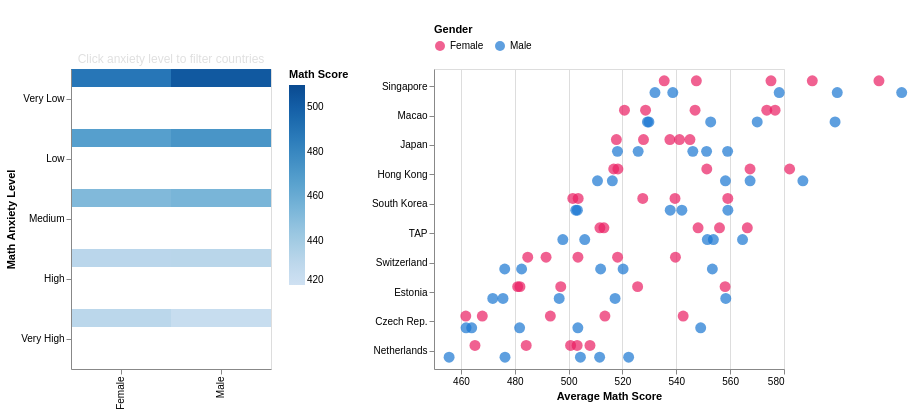

Here is the notebook cell this chart was saved with:
### Markdown cell above
## Viz 2: Math Anxiety's Impact on Achievement by Gender (PISA)

**Research Question:** How does math anxiety correlate with achievement across countries and gender?

- **Left Chart (Driver):** Heat map of Anxiety Level x Gender
- **Right Chart (Driven):** Top 10 countries by Gender, filtered by selected anxiety level

### Code cell
pisa_v2 = pisa_df[(pisa_df["ANXMAT"].notna()) &
                   (pisa_df["PV1MATH"].notna()) &
                   (pisa_df["ST004D01T"].isin([1, 2]))].copy()
pisa_v2["Gender"] = pisa_v2["ST004D01T"].map({1: "Female", 2: "Male"})
pisa_v2["Anxiety_Level"] = pd.qcut(pisa_v2["ANXMAT"], 5,
    labels=["Very Low", "Low", "Medium", "High", "Very High"])

heatmap_data = pisa_v2.groupby(["Anxiety_Level", "Gender"]).agg(
    Mean_Math=("PV1MATH", "mean"),
    Count=("PV1MATH", "count")
).reset_index()

country_names = {
    "SGP": "Singapore", "MAC": "Macao", "TWN": "Taiwan", "HKG": "Hong Kong",
    "JPN": "Japan", "KOR": "South Korea", "EST": "Estonia", "CHE": "Switzerland",
    "CAN": "Canada", "NLD": "Netherlands", "IRL": "Ireland", "BEL": "Belgium",
    "DNK": "Denmark", "GBR": "UK", "POL": "Poland", "AUT": "Austria",
    "AUS": "Australia", "CZE": "Czech Rep.", "SVN": "Slovenia", "FIN": "Finland"
}

top_countries = pisa_v2.groupby("CNT")["PV1MATH"].mean().nlargest(10).index.tolist()
country_data = pisa_v2[pisa_v2["CNT"].isin(top_countries)].groupby(
    ["CNT", "Gender", "Anxiety_Level"]
).agg(Mean_Math=("PV1MATH", "mean"), Count=("PV1MATH", "count")).reset_index()
country_data["Country"] = country_data["CNT"].map(country_names).fillna(country_data["CNT"])

anxiety_order = ["Very Low", "Low", "Medium", "High", "Very High"]
anxiety_select = alt.selection_point(fields=["Anxiety_Level"], name="anxiety_select")

left_chart = alt.Chart(heatmap_data).mark_rect(cursor="pointer").encode(
    x=alt.X("Gender:N", title=None),
    y=alt.Y("Anxiety_Level:N", title="Math Anxiety Level", sort=anxiety_order),
    color=alt.Color("Mean_Math:Q",
                    scale=alt.Scale(scheme="blues", domain=[420, 510]),
                    legend=alt.Legend(title="Math Score")),
    opacity=alt.condition(anxiety_select, alt.value(1), alt.value(0.5)),
    tooltip=["Anxiety_Level:N", "Gender:N",
             alt.Tooltip("Mean_Math:Q", format=".1f", title="Avg Math Score"),
             alt.Tooltip("Count:Q", format=",d", title="Students")]
).add_params(anxiety_select).properties(
    name="view_1",
    title={"text": "Anxiety x Gender", "subtitle": "Click anxiety level to filter countries",
           "color": "#FFFFFF", "fontSize": 14, "subtitleColor": "#E0E0E0"},
    width=200, height=300
)

right_chart = alt.Chart(country_data).mark_point(
    filled=True, size=120
).encode(
    y=alt.Y("Country:N", title=None, sort=alt.EncodingSortField(field="Mean_Math", order="descending")),
    yOffset=alt.YOffset("Gender:N"),
    x=alt.X("Mean_Math:Q", title="Average Math Score", scale=alt.Scale(domain=[450, 580])),
    color=alt.Color("Gender:N",
                    scale=alt.Scale(domain=["Female", "Male"], range=["#E91E63", "#1976D2"]),
                    legend=alt.Legend(title="Gender", orient="top")),
    tooltip=["Country:N", "Gender:N", "Anxiety_Level:N",
             alt.Tooltip("Mean_Math:Q", format=".1f"),
             alt.Tooltip("Count:Q", format=",d", title="Students")]
).transform_filter(anxiety_select).properties(
    title={"text": "Top 10 Countries by Gender", "color": "#FFFFFF", "fontSize": 14},
    width=350, height=300
)

viz2 = alt.hconcat(left_chart, right_chart).resolve_scale(color="independent")
save_chart(viz2, "pisa_anxiety_performance_heatmap.json")
viz2

### Figure 1 — Vega-Lite specification as saved in the notebook (floating-point values rounded to 4 significant figures)
{"config": {"view": {"continuousWidth": 300, "continuousHeight": 300}}, "hconcat": [{"data": {"name": "data-aa7fa8aee344f4609c8587600415b970"}, "mark": {"type": "rect", "cursor": "pointer"}, "encoding": {"color": {"field": "Mean_Math", "legend": {"title": "Math Score"}, "scale": {"domain": [420, 510], "scheme": "blues"}, "type": "quantitative"}, "opacity": {"condition": {"param": "anxiety_select", "value": 1}, "value": 0.5}, "tooltip": [{"field": "Anxiety_Level", "type": "nominal"}, {"field": "Gender", "type": "nominal"}, {"field": "Mean_Math", "format": ".1f", "title": "Avg Math Score", "type": "quantitative"}, {"field": "Count", "format": ",d", "title": "Students", "type": "quantitative"}], "x": {"field": "Gender", "title": null, "type": "nominal"}, "y": {"field": "Anxiety_Level", "sort": ["Very Low", "Low", "Medium", "High", "Very High"], "title": "Math Anxiety Level", "type": "nominal"}}, "height": 300, "name": "view_1", "title": {"text": "Anxiety x Gender", "subtitle": "Click anxiety level to filter countries", "color": "#FFFFFF", "fontSize": 14, "subtitleColor": "#E0E0E0"}, "width": 200}, {"data": {"name": "data-84aab35d1f5c081d688ba5f63c82ef62"}, "mark": {"type": "point", "filled": true, "size": 120}, "encoding": {"color": {"field": "Gender", "legend": {"orient": "top", "title": "Gender"}, "scale": {"domain": ["Female", "Male"], "range": ["#E91E63", "#1976D2"]}, "type": "nominal"}, "tooltip": [{"field": "Country", "type": "nominal"}, {"field": "Gender", "type": "nominal"}, {"field": "Anxiety_Level", "type": "nominal"}, {"field": "Mean_Math", "format": ".1f", "type": "quantitative"}, {"field": "Count", "format": ",d", "title": "Students", "type": "quantitative"}], "x": {"field": "Mean_Math", "scale": {"domain": [450, 580]}, "title": "Average Math Score", "type": "quantitative"}, "y": {"field": "Country", "sort": {"field": "Mean_Math", "order": "descending"}, "title": null, "type": "nominal"}, "yOffset": {"field": "Gender", "type": "nominal"}}, "height": 300, "title": {"text": "Top 10 Countries by Gender", "color": "#FFFFFF", "fontSize": 14}, "transform": [{"filter": {"param": "anxiety_select"}}], "width": 350}], "params": [{"name": "anxiety_select", "select": {"type": "point", "fields": ["Anxiety_Level"]}, "views": ["view_1"]}], "resolve": {"scale": {"color": "independent"}}, "$schema": "https://vega.github.io/schema/vega-lite/v5.20.1.json", "datasets": {"data-aa7fa8aee344f4609c8587600415b970": [{"Anxiety_Level": "Very Low", "Gender": "Female", "Mean_Math": 488.3, "Count": 39068}, {"Anxiety_Level": "Very Low", "Gender": "Male", "Mean_Math": 502.7, "Count": 59377}, {"Anxiety_Level": "Low", "Gender": "Female", "Mean_Math": 467.0, "Count": 42125}, {"Anxiety_Level": "Low", "Gender": "Male", "Mean_Math": 472.5, "Count": 51059}, {"Anxiety_Level": "Medium", "Gender": "Female", "Mean_Math": 451.8, "Count": 48360}, {"Anxiety_Level": "Medium", "Gender": "Male", "Mean_Math": 454.4, "Count": 45461}, {"Anxiety_Level": "High", "Gender": "Female", "Mean_Math": 430.8, "Count": 53579}, {"Anxiety_Level": "High", "Gender": "Male", "Mean_Math": 431.0, "Count": 41841}, {"Anxiety_Level": "Very High", "Gender": "Female", "Mean_Math": 430.0, "Count": 59661}, {"Anxiety_Level": "Very High", "Gender": "Male", "Mean_Math": 424.2, "Count": 35194}], "data-84aab35d1f5c081d688ba5f63c82ef62": [{"CNT": "CHE", "Gender": "Female", "Anxiety_Level": "Very Low", "Mean_Math": 539.7, "Count": 603, "Country": "Switzerland"}, {"CNT": "CHE", "Gender": "Female", "Anxiety_Level": "Low", "Mean_Math": 518.2, "Count": 492, "Country": "Switzerland"}, {"CNT": "CHE", "Gender": "Female", "Anxiety_Level": "Medium", "Mean_Math": 503.5, "Count": 470, "Country": "Switzerland"}, {"CNT": "CHE", "Gender": "Female", "Anxiety_Level": "High", "Mean_Math": 491.6, "Count": 452, "Country": "Switzerland"}, {"CNT": "CHE", "Gender": "Female", "Anxiety_Level": "Very High", "Mean_Math": 484.8, "Count": 549, "Country": "Switzerland"}, {"CNT": "CHE", "Gender": "Male", "Anxiety_Level": "Very Low", "Mean_Math": 553.4, "Count": 1066, "Country": "Switzerland"}, {"CNT": "CHE", "Gender": "Male", "Anxiety_Level": "Low", "Mean_Math": 520.2, "Count": 575, "Country": "Switzerland"}, {"CNT": "CHE", "Gender": "Male", "Anxiety_Level": "Medium", "Mean_Math": 511.9, "Count": 448, "Country": "Switzerland"}, {"CNT": "CHE", "Gender": "Male", "Anxiety_Level": "High", "Mean_Math": 482.5, "Count": 302, "Country": "Switzerland"}, {"CNT": "CHE", "Gender": "Male", "Anxiety_Level": "Very High", "Mean_Math": 476.3, "Count": 218, "Country": "Switzerland"}, {"CNT": "CZE", "Gender": "Female", "Anxiety_Level": "Very Low", "Mean_Math": 542.5, "Count": 877, "Country": "Czech Rep."}, {"CNT": "CZE", "Gender": "Female", "Anxiety_Level": "Low", "Mean_Math": 513.5, "Count": 827, "Country": "Czech Rep."}, {"CNT": "CZE", "Gender": "Female", "Anxiety_Level": "Medium", "Mean_Math": 493.2, "Count": 819, "Country": "Czech Rep."}, {"CNT": "CZE", "Gender": "Female", "Anxiety_Level": "High", "Mean_Math": 467.9, "Count": 516, "Country": "Czech Rep."}, {"CNT": "CZE", "Gender": "Female", "Anxiety_Level": "Very High", "Mean_Math": 461.8, "Count": 780, "Country": "Czech Rep."}, {"CNT": "CZE", "Gender": "Male", "Anxiety_Level": "Very Low", "Mean_Math": 549.1, "Count": 1409, "Country": "Czech Rep."}, {"CNT": "CZE", "Gender": "Male", "Anxiety_Level": "Low", "Mean_Math": 503.4, "Count": 841, "Country": "Czech Rep."}, {"CNT": "CZE", "Gender": "Male", "Anxiety_Level": "Medium", "Mean_Math": 481.8, "Count": 680, "Country": "Czech Rep."}, {"CNT": "CZE", "Gender": "Male", "Anxiety_Level": "High", "Mean_Math": 461.9, "Count": 382, "Country": "Czech Rep."}, {"CNT": "CZE", "Gender": "Male", "Anxiety_Level": "Very High", "Mean_Math": 464.0, "Count": 436, "Country": "Czech Rep."}, {"CNT": "EST", "Gender": "Female", "Anxiety_Level": "Very Low", "Mean_Math": 558.1, "Count": 673, "Country": "Estonia"}, {"CNT": "EST", "Gender": "Female", "Anxiety_Level": "Low", "Mean_Math": 525.6, "Count": 605, "Country": "Estonia"}, {"CNT": "EST", "Gender": "Female", "Anxiety_Level": "Medium", "Mean_Math": 497.1, "Count": 572, "Country": "Estonia"}, {"CNT": "EST", "Gender": "Female", "Anxiety_Level": "High", "Mean_Math": 481.1, "Count": 486, "Country": "Estonia"}, {"CNT": "EST", "Gender": "Female", "Anxiety_Level": "Very High", "Mean_Math": 481.9, "Count": 651, "Country": "Estonia"}, {"CNT": "EST", "Gender": "Male", "Anxiety_Level": "Very Low", "Mean_Math": 558.4, "Count": 1058, "Country": "Estonia"}, {"CNT": "EST", "Gender": "Male", "Anxiety_Level": "Low", "Mean_Math": 517.3, "Count": 785, "Country": "Estonia"}, {"CNT": "EST", "Gender": "Male", "Anxiety_Level": "Medium", "Mean_Math": 496.5, "Count": 527, "Country": "Estonia"}, {"CNT": "EST", "Gender": "Male", "Anxiety_Level": "High", "Mean_Math": 475.6, "Count": 359, "Country": "Estonia"}, {"CNT": "EST", "Gender": "Male", "Anxiety_Level": "Very High", "Mean_Math": 471.8, "Count": 302, "Country": "Estonia"}, {"CNT": "HKG", "Gender": "Female", "Anxiety_Level": "Very Low", "Mean_Math": 582.1, "Count": 370, "Country": "Hong Kong"}, {"CNT": "HKG", "Gender": "Female", "Anxiety_Level": "Low", "Mean_Math": 567.4, "Count": 468, "Country": "Hong Kong"}, {"CNT": "HKG", "Gender": "Female", "Anxiety_Level": "Medium", "Mean_Math": 551.3, "Count": 554, "Country": "Hong Kong"}, {"CNT": "HKG", "Gender": "Female", "Anxiety_Level": "High", "Mean_Math": 516.8, "Count": 633, "Country": "Hong Kong"}, {"CNT": "HKG", "Gender": "Female", "Anxiety_Level": "Very High", "Mean_Math": 518.3, "Count": 673, "Country": "Hong Kong"}, {"CNT": "HKG", "Gender": "Male", "Anxiety_Level": "Very Low", "Mean_Math": 587.0, "Count": 827, "Country": "Hong Kong"}, {"CNT": "HKG", "Gender": "Male", "Anxiety_Level": "Low", "Mean_Math": 567.4, "Count": 589, "Country": "Hong Kong"}, {"CNT": "HKG", "Gender": "Male", "Anxiety_Level": "Medium", "Mean_Math": 558.3, "Count": 446, "Country": "Hong Kong"}, {"CNT": "HKG", "Gender": "Male", "Anxiety_Level": "High", "Mean_Math": 516.2, "Count": 579, "Country": "Hong Kong"}, {"CNT": "HKG", "Gender": "Male", "Anxiety_Level": "Very High", "Mean_Math": 510.7, "Count": 382, "Country": "Hong Kong"}, {"CNT": "JPN", "Gender": "Female", "Anxiety_Level": "Very Low", "Mean_Math": 541.2, "Count": 412, "Country": "Japan"}, {"CNT": "JPN", "Gender": "Female", "Anxiety_Level": "Low", "Mean_Math": 537.6, "Count": 479, "Country": "Japan"}, {"CNT": "JPN", "Gender": "Female", "Anxiety_Level": "Medium", "Mean_Math": 545.1, "Count": 605, "Country": "Japan"}, {"CNT": "JPN", "Gender": "Female", "Anxiety_Level": "High", "Mean_Math": 527.8, "Count": 593, "Country": "Japan"}, {"CNT": "JPN", "Gender": "Female", "Anxiety_Level": "Very High", "Mean_Math": 517.7, "Count": 779, "Country": "Japan"}, {"CNT": "JPN", "Gender": "Male", "Anxiety_Level": "Very Low", "Mean_Math": 559.1, "Count": 677, "Country": "Japan"}, {"CNT": "JPN", "Gender": "Male", "Anxiety_Level": "Low", "Mean_Math": 546.1, "Count": 544, "Country": "Japan"}, {"CNT": "JPN", "Gender": "Male", "Anxiety_Level": "Medium", "Mean_Math": 551.2, "Count": 544, "Country": "Japan"}, {"CNT": "JPN", "Gender": "Male", "Anxiety_Level": "High", "Mean_Math": 525.8, "Count": 510, "Country": "Japan"}, {"CNT": "JPN", "Gender": "Male", "Anxiety_Level": "Very High", "Mean_Math": 518.1, "Count": 537, "Country": "Japan"}, {"CNT": "KOR", "Gender": "Female", "Anxiety_Level": "Very Low", "Mean_Math": 559.1, "Count": 765, "Country": "South Korea"}, {"CNT": "KOR", "Gender": "Female", "Anxiety_Level": "Low", "Mean_Math": 539.5, "Count": 661, "Country": "South Korea"}, {"CNT": "KOR", "Gender": "Female", "Anxiety_Level": "Medium", "Mean_Math": 527.5, "Count": 596, "Country": "South Korea"}, {"CNT": "KOR", "Gender": "Female", "Anxiety_Level": "High", "Mean_Math": 501.6, "Count": 552, "Country": "South Korea"}, {"CNT": "KOR", "Gender": "Female", "Anxiety_Level": "Very High", "Mean_Math": 503.5, "Count": 507, "Country": "South Korea"}, {"CNT": "KOR", "Gender": "Male", "Anxiety_Level": "Very Low", "Mean_Math": 559.2, "Count": 1088, "Country": "South Korea"}, {"CNT": "KOR", "Gender": "Male", "Anxiety_Level": "Low", "Mean_Math": 542.1, "Count": 764, "Country": "South Korea"}, {"CNT": "KOR", "Gender": "Male", "Anxiety_Level": "Medium", "Mean_Math": 537.7, "Count": 518, "Country": "South Korea"}, {"CNT": "KOR", "Gender": "Male", "Anxiety_Level": "High", "Mean_Math": 502.7, "Count": 501, "Country": "South Korea"}, {"CNT": "KOR", "Gender": "Male", "Anxiety_Level": "Very High", "Mean_Math": 503.3, "Count": 365, "Country": "South Korea"}, {"CNT": "MAC", "Gender": "Female", "Anxiety_Level": "Very Low", "Mean_Math": 576.7, "Count": 269, "Country": "Macao"}, {"CNT": "MAC", "Gender": "Female", "Anxiety_Level": "Low", "Mean_Math": 573.6, "Count": 334, "Country": "Macao"}, {"CNT": "MAC", "Gender": "Female", "Anxiety_Level": "Medium", "Mean_Math": 547.0, "Count": 414, "Country": "Macao"}, {"CNT": "MAC", "Gender": "Female", "Anxiety_Level": "High", "Mean_Math": 528.6, "Count": 491, "Country": "Macao"}, {"CNT": "MAC", "Gender": "Female", "Anxiety_Level": "Very High", "Mean_Math": 520.7, "Count": 584, "Country": "Macao"}, {"CNT": "MAC", "Gender": "Male", "Anxiety_Level": "Very Low", "Mean_Math": 599.0, "Count": 557, "Country": "Macao"}, {"CNT": "MAC", "Gender": "Male", "Anxiety_Level": "Low", "Mean_Math": 570.0, "Count": 470, "Country": "Macao"}, {"CNT": "MAC", "Gender": "Male", "Anxiety_Level": "Medium", "Mean_Math": 552.8, "Count": 431, "Country": "Macao"}, {"CNT": "MAC", "Gender": "Male", "Anxiety_Level": "High", "Mean_Math": 529.8, "Count": 399, "Country": "Macao"}, {"CNT": "MAC", "Gender": "Male", "Anxiety_Level": "Very High", "Mean_Math": 529.3, "Count": 365, "Country": "Macao"}, {"CNT": "NLD", "Gender": "Female", "Anxiety_Level": "Very Low", "Mean_Math": 507.9, "Count": 582, "Country": "Netherlands"}, {"CNT": "NLD", "Gender": "Female", "Anxiety_Level": "Low", "Mean_Math": 500.7, "Count": 487, "Country": "Netherlands"}, {"CNT": "NLD", "Gender": "Female", "Anxiety_Level": "Medium", "Mean_Math": 503.2, "Count": 381, "Country": "Netherlands"}, {"CNT": "NLD", "Gender": "Female", "Anxiety_Level": "High", "Mean_Math": 484.3, "Count": 331, "Country": "Netherlands"}, {"CNT": "NLD", "Gender": "Female", "Anxiety_Level": "Very High", "Mean_Math": 465.2, "Count": 283, "Country": "Netherlands"}, {"CNT": "NLD", "Gender": "Male", "Anxiety_Level": "Very Low", "Mean_Math": 522.3, "Count": 981, "Country": "Netherlands"}, {"CNT": "NLD", "Gender": "Male", "Anxiety_Level": "Low", "Mean_Math": 511.5, "Count": 631, "Country": "Netherlands"}, {"CNT": "NLD", "Gender": "Male", "Anxiety_Level": "Medium", "Mean_Math": 504.4, "Count": 319, "Country": "Netherlands"}, {"CNT": "NLD", "Gender": "Male", "Anxiety_Level": "High", "Mean_Math": 476.4, "Count": 193, "Country": "Netherlands"}, {"CNT": "NLD", "Gender": "Male", "Anxiety_Level": "Very High", "Mean_Math": 455.6, "Count": 164, "Country": "Netherlands"}, {"CNT": "SGP", "Gender": "Female", "Anxiety_Level": "Very Low", "Mean_Math": 615.3, "Count": 536, "Country": "Singapore"}, {"CNT": "SGP", "Gender": "Female", "Anxiety_Level": "Low", "Mean_Math": 590.5, "Count": 537, "Country": "Singapore"}, {"CNT": "SGP", "Gender": "Female", "Anxiety_Level": "Medium", "Mean_Math": 575.2, "Count": 682, "Country": "Singapore"}, {"CNT": "SGP", "Gender": "Female", "Anxiety_Level": "High", "Mean_Math": 547.4, "Count": 705, "Country": "Singapore"}, {"CNT": "SGP", "Gender": "Female", "Anxiety_Level": "Very High", "Mean_Math": 535.5, "Count": 752, "Country": "Singapore"}, {"CNT": "SGP", "Gender": "Male", "Anxiety_Level": "Very Low", "Mean_Math": 623.7, "Count": 942, "Country": "Singapore"}, {"CNT": "SGP", "Gender": "Male", "Anxiety_Level": "Low", "Mean_Math": 599.8, "Count": 640, "Country": "Singapore"}, {"CNT": "SGP", "Gender": "Male", "Anxiety_Level": "Medium", "Mean_Math": 578.2, "Count": 620, "Country": "Singapore"}, {"CNT": "SGP", "Gender": "Male", "Anxiety_Level": "High", "Mean_Math": 538.7, "Count": 627, "Country": "Singapore"}, {"CNT": "SGP", "Gender": "Male", "Anxiety_Level": "Very High", "Mean_Math": 532.1, "Count": 483, "Country": "Singapore"}, {"CNT": "TAP", "Gender": "Female", "Anxiety_Level": "Very Low", "Mean_Math": 566.4, "Count": 350, "Country": "TAP"}, {"CNT": "TAP", "Gender": "Female", "Anxiety_Level": "Low", "Mean_Math": 556.0, "Count": 533, "Country": "TAP"}, {"CNT": "TAP", "Gender": "Female", "Anxiety_Level": "Medium", "Mean_Math": 548.1, "Count": 596, "Country": "TAP"}, {"CNT": "TAP", "Gender": "Female", "Anxiety_Level": "High", "Mean_Math": 511.6, "Count": 706, "Country": "TAP"}, {"CNT": "TAP", "Gender": "Female", "Anxiety_Level": "Very High", "Mean_Math": 513.1, "Count": 637, "Country": "TAP"}, {"CNT": "TAP", "Gender": "Male", "Anxiety_Level": "Very Low", "Mean_Math": 564.6, "Count": 624, "Country": "TAP"}, {"CNT": "TAP", "Gender": "Male", "Anxiety_Level": "Low", "Mean_Math": 551.5, "Count": 673, "Country": "TAP"}, {"CNT": "TAP", "Gender": "Male", "Anxiety_Level": "Medium", "Mean_Math": 553.8, "Count": 533, "Country": "TAP"}, {"CNT": "TAP", "Gender": "Male", "Anxiety_Level": "High", "Mean_Math": 506.0, "Count": 628, "Country": "TAP"}, {"CNT": "TAP", "Gender": "Male", "Anxiety_Level": "Very High", "Mean_Math": 497.8, "Count": 467, "Country": "TAP"}]}}
